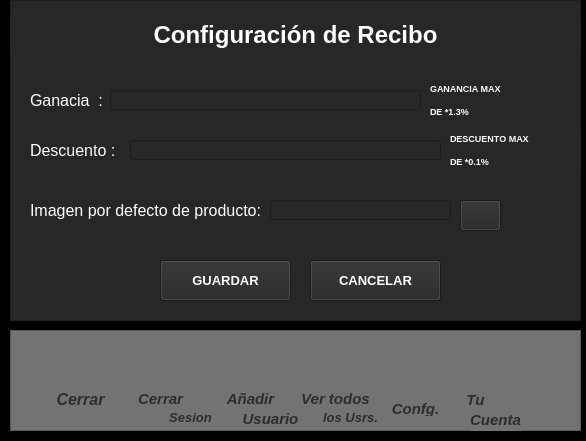
<?xml version="1.0" encoding="UTF-8"?>
<ui version="4.0">
 <class>Confg_Recibos</class>
 <widget class="QWidget" name="Confg_Recibos">
  <property name="geometry">
   <rect>
    <x>0</x>
    <y>0</y>
    <width>586</width>
    <height>441</height>
   </rect>
  </property>
  <property name="windowTitle">
   <string>Editar Producto</string>
  </property>
  <property name="styleSheet">
   <string notr="true">background-color: rgb(0, 0, 0);
</string>
  </property>
  <widget class="QFrame" name="frame">
   <property name="geometry">
    <rect>
     <x>10</x>
     <y>0</y>
     <width>571</width>
     <height>321</height>
    </rect>
   </property>
   <property name="styleSheet">
    <string notr="true">background-color: rgb(39, 39, 39);</string>
   </property>
   <property name="frameShape">
    <enum>QFrame::StyledPanel</enum>
   </property>
   <property name="frameShadow">
    <enum>QFrame::Raised</enum>
   </property>
   <widget class="QLabel" name="label">
    <property name="geometry">
     <rect>
      <x>0</x>
      <y>20</y>
      <width>571</width>
      <height>31</height>
     </rect>
    </property>
    <property name="text">
     <string>&lt;html&gt;&lt;head/&gt;&lt;body&gt;&lt;p align=&quot;center&quot;&gt;&lt;span style=&quot; font-size:18pt; font-weight:600; color:#ffffff;&quot;&gt;Configuración de Recibo&lt;/span&gt;&lt;/p&gt;&lt;/body&gt;&lt;/html&gt;</string>
    </property>
   </widget>
   <widget class="QLabel" name="label_2">
    <property name="geometry">
     <rect>
      <x>20</x>
      <y>90</y>
      <width>111</width>
      <height>21</height>
     </rect>
    </property>
    <property name="font">
     <font>
      <pointsize>12</pointsize>
     </font>
    </property>
    <property name="styleSheet">
     <string notr="true">color: rgb(255, 255, 255);</string>
    </property>
    <property name="text">
     <string>Ganacia  :</string>
    </property>
   </widget>
   <widget class="QLabel" name="label_13">
    <property name="geometry">
     <rect>
      <x>20</x>
      <y>140</y>
      <width>111</width>
      <height>21</height>
     </rect>
    </property>
    <property name="font">
     <font>
      <pointsize>12</pointsize>
     </font>
    </property>
    <property name="styleSheet">
     <string notr="true">color: rgb(255, 255, 255);</string>
    </property>
    <property name="text">
     <string>Descuento :</string>
    </property>
   </widget>
   <widget class="QLabel" name="label_17">
    <property name="geometry">
     <rect>
      <x>20</x>
      <y>200</y>
      <width>241</width>
      <height>21</height>
     </rect>
    </property>
    <property name="font">
     <font>
      <pointsize>12</pointsize>
     </font>
    </property>
    <property name="styleSheet">
     <string notr="true">color: rgb(255, 255, 255);</string>
    </property>
    <property name="text">
     <string>Imagen por defecto de producto:</string>
    </property>
   </widget>
   <widget class="QLineEdit" name="Nombre">
    <property name="geometry">
     <rect>
      <x>100</x>
      <y>90</y>
      <width>311</width>
      <height>20</height>
     </rect>
    </property>
    <property name="styleSheet">
     <string notr="true">color: rgb(255, 255, 255);</string>
    </property>
   </widget>
   <widget class="QLineEdit" name="Marca">
    <property name="geometry">
     <rect>
      <x>120</x>
      <y>140</y>
      <width>311</width>
      <height>20</height>
     </rect>
    </property>
    <property name="styleSheet">
     <string notr="true">color: rgb(255, 255, 255);</string>
    </property>
   </widget>
   <widget class="QLineEdit" name="img_producto">
    <property name="geometry">
     <rect>
      <x>260</x>
      <y>200</y>
      <width>181</width>
      <height>20</height>
     </rect>
    </property>
    <property name="styleSheet">
     <string notr="true">color: rgb(255, 255, 255);</string>
    </property>
   </widget>
   <widget class="QPushButton" name="b">
    <property name="geometry">
     <rect>
      <x>450</x>
      <y>200</y>
      <width>41</width>
      <height>31</height>
     </rect>
    </property>
    <property name="styleSheet">
     <string notr="true">color: rgb(255, 255, 255);</string>
    </property>
    <property name="text">
     <string/>
    </property>
    <property name="icon">
     <iconset>
      <normaloff>../assets/icons/new/lupa.png</normaloff>../assets/icons/new/lupa.png</iconset>
    </property>
   </widget>
   <widget class="QPushButton" name="agregar">
    <property name="geometry">
     <rect>
      <x>150</x>
      <y>260</y>
      <width>131</width>
      <height>41</height>
     </rect>
    </property>
    <property name="font">
     <font>
      <pointsize>10</pointsize>
      <weight>75</weight>
      <bold>true</bold>
     </font>
    </property>
    <property name="styleSheet">
     <string notr="true">color: rgb(255, 255, 255);</string>
    </property>
    <property name="text">
     <string>GUARDAR</string>
    </property>
    <property name="icon">
     <iconset>
      <normaloff>../assets/icons/new/art_pint/anadir-al-carrito.png</normaloff>../assets/icons/new/art_pint/anadir-al-carrito.png</iconset>
    </property>
    <property name="iconSize">
     <size>
      <width>35</width>
      <height>35</height>
     </size>
    </property>
   </widget>
   <widget class="QPushButton" name="Cancelar">
    <property name="geometry">
     <rect>
      <x>300</x>
      <y>260</y>
      <width>131</width>
      <height>41</height>
     </rect>
    </property>
    <property name="font">
     <font>
      <pointsize>10</pointsize>
      <weight>75</weight>
      <bold>true</bold>
     </font>
    </property>
    <property name="styleSheet">
     <string notr="true">color: rgb(255, 255, 255);</string>
    </property>
    <property name="text">
     <string>CANCELAR</string>
    </property>
    <property name="icon">
     <iconset>
      <normaloff>../assets/icons/new/art_pint/eliminar.png</normaloff>../assets/icons/new/art_pint/eliminar.png</iconset>
    </property>
    <property name="iconSize">
     <size>
      <width>32</width>
      <height>32</height>
     </size>
    </property>
   </widget>
   <widget class="QLabel" name="label_19">
    <property name="geometry">
     <rect>
      <x>500</x>
      <y>180</y>
      <width>61</width>
      <height>61</height>
     </rect>
    </property>
    <property name="text">
     <string/>
    </property>
    <property name="pixmap">
     <pixmap>../assets/img_ui/recibo_default.png</pixmap>
    </property>
    <property name="scaledContents">
     <bool>true</bool>
    </property>
   </widget>
   <widget class="QLabel" name="label_20">
    <property name="geometry">
     <rect>
      <x>420</x>
      <y>80</y>
      <width>131</width>
      <height>41</height>
     </rect>
    </property>
    <property name="font">
     <font>
      <pointsize>12</pointsize>
     </font>
    </property>
    <property name="styleSheet">
     <string notr="true">color: rgb(255, 255, 255);</string>
    </property>
    <property name="text">
     <string>&lt;html&gt;&lt;head/&gt;&lt;body&gt;&lt;p&gt;&lt;span style=&quot; font-size:7pt; font-weight:600;&quot;&gt;GANANCIA MAX &lt;/span&gt;&lt;/p&gt;&lt;p&gt;&lt;span style=&quot; font-size:7pt; font-weight:600;&quot;&gt;DE *1.3%&lt;/span&gt;&lt;/p&gt;&lt;/body&gt;&lt;/html&gt;</string>
    </property>
   </widget>
   <widget class="QLabel" name="label_21">
    <property name="geometry">
     <rect>
      <x>440</x>
      <y>130</y>
      <width>131</width>
      <height>41</height>
     </rect>
    </property>
    <property name="font">
     <font>
      <pointsize>12</pointsize>
     </font>
    </property>
    <property name="styleSheet">
     <string notr="true">color: rgb(255, 255, 255);</string>
    </property>
    <property name="text">
     <string>&lt;html&gt;&lt;head/&gt;&lt;body&gt;&lt;p&gt;&lt;span style=&quot; font-size:7pt; font-weight:600;&quot;&gt;DESCUENTO MAX &lt;/span&gt;&lt;/p&gt;&lt;p&gt;&lt;span style=&quot; font-size:7pt; font-weight:600;&quot;&gt;DE *0.1%&lt;/span&gt;&lt;/p&gt;&lt;/body&gt;&lt;/html&gt;</string>
    </property>
   </widget>
  </widget>
  <widget class="QFrame" name="frame_2">
   <property name="geometry">
    <rect>
     <x>10</x>
     <y>330</y>
     <width>571</width>
     <height>101</height>
    </rect>
   </property>
   <property name="styleSheet">
    <string notr="true">background-color: rgb(115, 115, 115);</string>
   </property>
   <property name="frameShape">
    <enum>QFrame::StyledPanel</enum>
   </property>
   <property name="frameShadow">
    <enum>QFrame::Raised</enum>
   </property>
   <widget class="QPushButton" name="Your_users">
    <property name="geometry">
     <rect>
      <x>460</x>
      <y>10</y>
      <width>51</width>
      <height>51</height>
     </rect>
    </property>
    <property name="cursor">
     <cursorShape>PointingHandCursor</cursorShape>
    </property>
    <property name="styleSheet">
     <string notr="true">QPushButton:hover
{
	border-style: solid;
   	background-color:#bbdefb;

}

QPushButton:pressed
{
	 	background-color:#0069c0;
}</string>
    </property>
    <property name="text">
     <string/>
    </property>
    <property name="icon">
     <iconset>
      <normaloff>../assets/icons/new/art_pint/usuario (2).png</normaloff>../assets/icons/new/art_pint/usuario (2).png</iconset>
    </property>
    <property name="iconSize">
     <size>
      <width>40</width>
      <height>40</height>
     </size>
    </property>
    <property name="flat">
     <bool>true</bool>
    </property>
   </widget>
   <widget class="QPushButton" name="More_users">
    <property name="geometry">
     <rect>
      <x>300</x>
      <y>10</y>
      <width>51</width>
      <height>51</height>
     </rect>
    </property>
    <property name="cursor">
     <cursorShape>PointingHandCursor</cursorShape>
    </property>
    <property name="styleSheet">
     <string notr="true">QPushButton:hover
{
	border-style: solid;
   	background-color:#bbdefb;

}

QPushButton:pressed
{
	 	background-color:#0069c0;
}</string>
    </property>
    <property name="text">
     <string/>
    </property>
    <property name="icon">
     <iconset>
      <normaloff>../assets/icons/new/art_pint/grupo.png</normaloff>../assets/icons/new/art_pint/grupo.png</iconset>
    </property>
    <property name="iconSize">
     <size>
      <width>40</width>
      <height>40</height>
     </size>
    </property>
    <property name="flat">
     <bool>true</bool>
    </property>
   </widget>
   <widget class="QPushButton" name="Close_Main">
    <property name="geometry">
     <rect>
      <x>50</x>
      <y>10</y>
      <width>51</width>
      <height>51</height>
     </rect>
    </property>
    <property name="cursor">
     <cursorShape>PointingHandCursor</cursorShape>
    </property>
    <property name="styleSheet">
     <string notr="true">QPushButton:hover
{
	border-style: solid;
   	background-color:#bbdefb;

}

QPushButton:pressed
{
	 	background-color:#0069c0;
}</string>
    </property>
    <property name="text">
     <string/>
    </property>
    <property name="icon">
     <iconset>
      <normaloff>../assets/icons/new/art_pint/eliminar.png</normaloff>../assets/icons/new/art_pint/eliminar.png</iconset>
    </property>
    <property name="iconSize">
     <size>
      <width>40</width>
      <height>40</height>
     </size>
    </property>
    <property name="flat">
     <bool>true</bool>
    </property>
   </widget>
   <widget class="QPushButton" name="New_Users">
    <property name="geometry">
     <rect>
      <x>220</x>
      <y>10</y>
      <width>51</width>
      <height>51</height>
     </rect>
    </property>
    <property name="cursor">
     <cursorShape>PointingHandCursor</cursorShape>
    </property>
    <property name="styleSheet">
     <string notr="true">QPushButton:hover
{
	border-style: solid;
   	background-color:#bbdefb;

}

QPushButton:pressed
{
	 	background-color:#0069c0;
}</string>
    </property>
    <property name="text">
     <string/>
    </property>
    <property name="icon">
     <iconset>
      <normaloff>../assets/icons/new/art_pint/usuario.png</normaloff>../assets/icons/new/art_pint/usuario.png</iconset>
    </property>
    <property name="iconSize">
     <size>
      <width>40</width>
      <height>40</height>
     </size>
    </property>
    <property name="flat">
     <bool>true</bool>
    </property>
   </widget>
   <widget class="QPushButton" name="Confg">
    <property name="geometry">
     <rect>
      <x>380</x>
      <y>10</y>
      <width>51</width>
      <height>51</height>
     </rect>
    </property>
    <property name="cursor">
     <cursorShape>PointingHandCursor</cursorShape>
    </property>
    <property name="styleSheet">
     <string notr="true">QPushButton:hover
{
	border-style: solid;
   	background-color:#bbdefb;

}

QPushButton:pressed
{
	 	background-color:#0069c0;
}</string>
    </property>
    <property name="text">
     <string/>
    </property>
    <property name="icon">
     <iconset>
      <normaloff>../assets/icons/new/art_pint/ajustes.png</normaloff>../assets/icons/new/art_pint/ajustes.png</iconset>
    </property>
    <property name="iconSize">
     <size>
      <width>40</width>
      <height>40</height>
     </size>
    </property>
    <property name="flat">
     <bool>true</bool>
    </property>
   </widget>
   <widget class="QPushButton" name="Close_Users">
    <property name="geometry">
     <rect>
      <x>130</x>
      <y>10</y>
      <width>51</width>
      <height>51</height>
     </rect>
    </property>
    <property name="cursor">
     <cursorShape>PointingHandCursor</cursorShape>
    </property>
    <property name="styleSheet">
     <string notr="true">QPushButton:hover
{
	border-style: solid;
   	background-color:#bbdefb;

}

QPushButton:pressed
{
	 	background-color:#0069c0;
}</string>
    </property>
    <property name="text">
     <string/>
    </property>
    <property name="icon">
     <iconset>
      <normaloff>../assets/icons/new/art_pint/abra-bloqueo.png</normaloff>../assets/icons/new/art_pint/abra-bloqueo.png</iconset>
    </property>
    <property name="iconSize">
     <size>
      <width>40</width>
      <height>40</height>
     </size>
    </property>
    <property name="flat">
     <bool>true</bool>
    </property>
   </widget>
   <widget class="QLabel" name="label_3">
    <property name="geometry">
     <rect>
      <x>40</x>
      <y>60</y>
      <width>61</width>
      <height>16</height>
     </rect>
    </property>
    <property name="text">
     <string>&lt;html&gt;&lt;head/&gt;&lt;body&gt;&lt;p align=&quot;center&quot;&gt;&lt;span style=&quot; font-size:12pt; font-weight:600; font-style:italic; color:#2d2d2d;&quot;&gt;Cerrar&lt;/span&gt;&lt;/p&gt;&lt;/body&gt;&lt;/html&gt;</string>
    </property>
   </widget>
   <widget class="QLabel" name="label_4">
    <property name="geometry">
     <rect>
      <x>120</x>
      <y>60</y>
      <width>61</width>
      <height>16</height>
     </rect>
    </property>
    <property name="text">
     <string>&lt;html&gt;&lt;head/&gt;&lt;body&gt;&lt;p align=&quot;center&quot;&gt;&lt;span style=&quot; font-size:11pt; font-weight:600; font-style:italic; color:#2d2d2d;&quot;&gt;Cerrar&lt;/span&gt;&lt;/p&gt;&lt;/body&gt;&lt;/html&gt;</string>
    </property>
   </widget>
   <widget class="QLabel" name="label_5">
    <property name="geometry">
     <rect>
      <x>150</x>
      <y>80</y>
      <width>61</width>
      <height>16</height>
     </rect>
    </property>
    <property name="text">
     <string>&lt;html&gt;&lt;head/&gt;&lt;body&gt;&lt;p align=&quot;center&quot;&gt;&lt;span style=&quot; font-size:10pt; font-weight:600; font-style:italic; color:#2d2d2d;&quot;&gt;Sesion&lt;/span&gt;&lt;/p&gt;&lt;/body&gt;&lt;/html&gt;</string>
    </property>
   </widget>
   <widget class="QLabel" name="label_6">
    <property name="geometry">
     <rect>
      <x>210</x>
      <y>60</y>
      <width>61</width>
      <height>16</height>
     </rect>
    </property>
    <property name="text">
     <string>&lt;html&gt;&lt;head/&gt;&lt;body&gt;&lt;p align=&quot;center&quot;&gt;&lt;span style=&quot; font-size:11pt; font-weight:600; font-style:italic; color:#2d2d2d;&quot;&gt;Añadir&lt;/span&gt;&lt;/p&gt;&lt;/body&gt;&lt;/html&gt;</string>
    </property>
   </widget>
   <widget class="QLabel" name="label_7">
    <property name="geometry">
     <rect>
      <x>230</x>
      <y>80</y>
      <width>61</width>
      <height>16</height>
     </rect>
    </property>
    <property name="text">
     <string>&lt;html&gt;&lt;head/&gt;&lt;body&gt;&lt;p align=&quot;center&quot;&gt;&lt;span style=&quot; font-size:11pt; font-weight:600; font-style:italic; color:#2d2d2d;&quot;&gt;Usuario&lt;/span&gt;&lt;/p&gt;&lt;/body&gt;&lt;/html&gt;</string>
    </property>
   </widget>
   <widget class="QLabel" name="label_8">
    <property name="geometry">
     <rect>
      <x>290</x>
      <y>60</y>
      <width>71</width>
      <height>16</height>
     </rect>
    </property>
    <property name="text">
     <string>&lt;html&gt;&lt;head/&gt;&lt;body&gt;&lt;p align=&quot;center&quot;&gt;&lt;span style=&quot; font-size:11pt; font-weight:600; font-style:italic; color:#2d2d2d;&quot;&gt;Ver todos&lt;/span&gt;&lt;/p&gt;&lt;/body&gt;&lt;/html&gt;</string>
    </property>
   </widget>
   <widget class="QLabel" name="label_9">
    <property name="geometry">
     <rect>
      <x>310</x>
      <y>80</y>
      <width>61</width>
      <height>16</height>
     </rect>
    </property>
    <property name="text">
     <string>&lt;html&gt;&lt;head/&gt;&lt;body&gt;&lt;p align=&quot;center&quot;&gt;&lt;span style=&quot; font-size:10pt; font-weight:600; font-style:italic; color:#2d2d2d;&quot;&gt;los Usrs.&lt;/span&gt;&lt;/p&gt;&lt;/body&gt;&lt;/html&gt;</string>
    </property>
   </widget>
   <widget class="QLabel" name="label_10">
    <property name="geometry">
     <rect>
      <x>380</x>
      <y>70</y>
      <width>51</width>
      <height>16</height>
     </rect>
    </property>
    <property name="text">
     <string>&lt;html&gt;&lt;head/&gt;&lt;body&gt;&lt;p align=&quot;center&quot;&gt;&lt;span style=&quot; font-size:11pt; font-weight:600; font-style:italic; color:#2d2d2d;&quot;&gt;Confg.&lt;/span&gt;&lt;/p&gt;&lt;/body&gt;&lt;/html&gt;</string>
    </property>
   </widget>
   <widget class="QLabel" name="label_11">
    <property name="geometry">
     <rect>
      <x>450</x>
      <y>60</y>
      <width>31</width>
      <height>21</height>
     </rect>
    </property>
    <property name="text">
     <string>&lt;html&gt;&lt;head/&gt;&lt;body&gt;&lt;p align=&quot;center&quot;&gt;&lt;span style=&quot; font-size:11pt; font-weight:600; font-style:italic; color:#2d2d2d;&quot;&gt;Tu&lt;/span&gt;&lt;/p&gt;&lt;/body&gt;&lt;/html&gt;</string>
    </property>
   </widget>
   <widget class="QLabel" name="label_12">
    <property name="geometry">
     <rect>
      <x>460</x>
      <y>80</y>
      <width>51</width>
      <height>21</height>
     </rect>
    </property>
    <property name="text">
     <string>&lt;html&gt;&lt;head/&gt;&lt;body&gt;&lt;p align=&quot;center&quot;&gt;&lt;span style=&quot; font-size:11pt; font-weight:600; font-style:italic; color:#2d2d2d;&quot;&gt;Cuenta&lt;/span&gt;&lt;/p&gt;&lt;/body&gt;&lt;/html&gt;</string>
    </property>
   </widget>
   <zorder>label_5</zorder>
   <zorder>Your_users</zorder>
   <zorder>More_users</zorder>
   <zorder>Close_Main</zorder>
   <zorder>New_Users</zorder>
   <zorder>Confg</zorder>
   <zorder>label_3</zorder>
   <zorder>label_4</zorder>
   <zorder>Close_Users</zorder>
   <zorder>label_6</zorder>
   <zorder>label_7</zorder>
   <zorder>label_8</zorder>
   <zorder>label_9</zorder>
   <zorder>label_10</zorder>
   <zorder>label_11</zorder>
   <zorder>label_12</zorder>
  </widget>
 </widget>
 <resources/>
 <connections/>
</ui>
